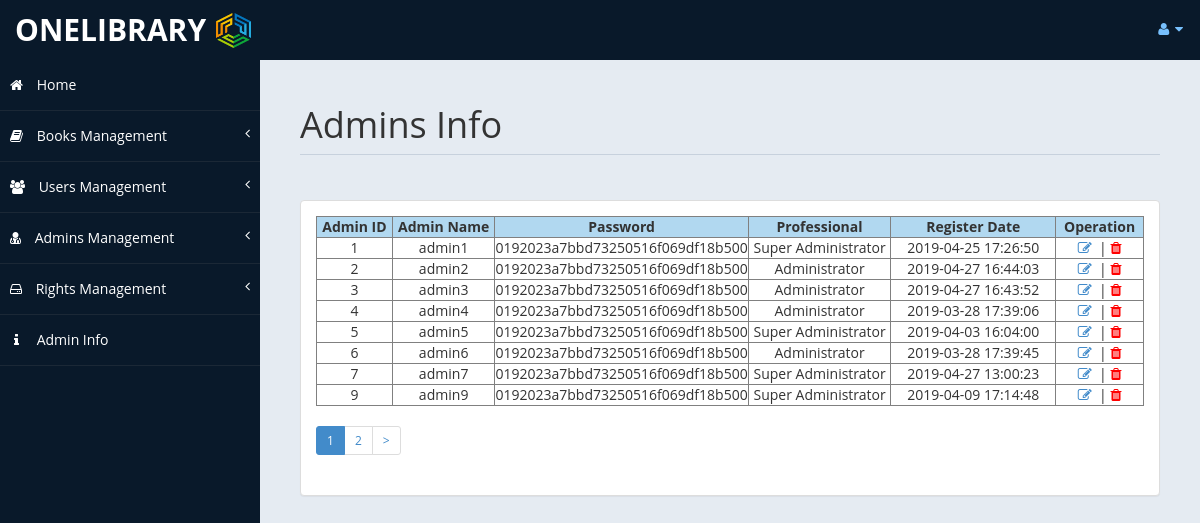
Screenshot of /AD/index.php/admin/show_admins with the database file from the repository.
### tables this page shows
CREATE TABLE `lib_admin` (
  `admin_id` int(10) NOT NULL AUTO_INCREMENT,
  `admin_name` varchar(50) NOT NULL,
  `admin_pwd` varchar(200) NOT NULL,
  `professional` varchar(50) NOT NULL,
  `last_login_date` timestamp NOT NULL DEFAULT CURRENT_TIMESTAMP ON UPDATE CURRENT_TIMESTAMP,
  PRIMARY KEY (`admin_id`) USING BTREE,
  KEY `admintype` (`professional`)
);

### AD/application/controllers/Admin.php (called while the page is built, shortened)
<?php
class Admin extends CI_Controller
{
    public function __construct()
    {
        $this->load->library('session');
        $this->load->helper('url');
        $this->load->model('Admin_model');
        $this->load->library('pagination');
        $this->load->library('form_validation');
    }
    public function show_admins(){
        $page_size = 8;
        $page = $this->uri->segment(4);
        if($page == Null){
            $page = 1;
        }
        $offset = ($page - 1) * $page_size;
        $pageall = $this->Admin_model->get_admin_all();
        $config['base_url'] = '/Admin/show_admins/page/';
        $config['total_rows'] = $pageall['total'];
        $config['per_page'] = $page_size;
        $config['use_page_numbers'] = true;
        $config['first_link'] = 'First';
        $config['last_link'] = 'Last';
        $data['admins'] = $this->Admin_model->admin_select_all($page_size,$offset);
        $this->pagination->initialize($config);
        $data['link'] = $this->pagination->create_links();
        $this->load->view('Admins/show_admins',$data);
    }
}

### AD/index.php (called while the page is built, shortened)
<?php
require_once BASEPATH.'core/CodeIgniter.php';

### AD/application/models/Admin_model.php (called while the page is built, shortened)
<?php if (! defined('BASEPATH')) exit('No direct script access allowed');
class Admin_model extends CI_Model {
	public function admin_select_all($limit, $offset){
		$query = $this->db->get(TBL_ADMIN, $limit, $offset);
		return $query->result_array();
	}
}

### AD/application/views/Admins/show_admins.php (the view, shortened to what this page needs)
<!DOCTYPE html>
<html xmlns="http://www.w3.org/1999/xhtml" xmlns="http://www.w3.org/1999/html">
<head>
    <link href="/common/css/show5.css" rel="stylesheet" />
    <link href="/common/css/font-awesome.css" rel="stylesheet" />
    <link href="/common/css/custom-styles5.css" rel="stylesheet" />
</head>
<body>
    <div id="wrapper">
        <nav class="navbar navbar-default top-navbar" role="navigation">
            <div class="navbar-header">
                <a class="navbar-brand" href="/Secure/home">ONELibrary<img src="/common/images/logo.png"></a>
            </div>
            <ul class="nav navbar-top-links navbar-right">
                <li class="dropdown">
                    <a class="dropdown-toggle" data-toggle="dropdown" href="#" aria-expanded="false">
                        <i class="fa fa-user fa-fw"></i> <i class="fa fa-caret-down"></i>
                    </a>
                </li>
            </ul>
        </nav>
        <nav class="navbar-default navbar-side" role="navigation">
            <div class="sidebar-collapse">
                <ul class="nav" id="main-menu">
                    <li>
                        <a href="/Secure/home"><i class="fa fa-home"></i> Home</a>
                    </li>
                    <li>
                        <a><i class="fa fa-book"></i> Books Management<span class="fa arrow"></span></a>
                    </li>
                    <li>
                        <a><i class="fa fa-group"></i> Users Management<span class="fa arrow"></span></a>
                    </li>
                    <li>
                        <a><i class="fa fa-user-md"></i> Admins Management<span class="fa arrow"></span></a>
                    </li>
                    <li>
                        <a><i class="fa fa-hdd-o"></i> Rights Management<span class="fa arrow"></span></a>
                    </li>
                    <li>
                        <a href="/Profile/admin_info"><i class="fa fa-info" style="margin-left: 4px;margin-right: 14px;"></i> Admin Info</a>
                    </li>
                </ul>
            </div>
        </nav>
        <div id="page-wrapper" >
            <div id="page-inner">
                <div class="row">
                    <div class="col-md-12">
                        <h1 class="page-header">Admins Info</h1>
                    </div>
                </div>
                <div class="panel panel-default">
                    <div class="panel-body">
                        <div class="table-responsive">
                            <table width="900" border="1" cellpadding="0" align="center">
                                <tr style="background-color: #7dbfe699;">
                                    <th width="80" scope="col" class="text-center">Admin ID</th>
                                    <th width="110" scope="col" class="text-center">Admin Name</th>
                                    <th width="210" scope="col" class="text-center">Password</th>
                                    <th width="150" scope="col" class="text-center">Professional</th>
                                    <th width="180" scope="col" class="text-center">Register Date</th>
                                    <th width="90" scope="col" class="text-center">Operation</th>
                                </tr>
                                <?php foreach($admins as $admin) { ?>
                                <tr>
                                    <td class="text-center"><?php echo $admin['admin_id'] ?></td>
                                    <td class="text-center"><?php echo $admin['admin_name'] ?></td>
                                    <td class="text-center"><?php echo $admin['admin_pwd'] ?></td>
                                    <td class="text-center"><?php echo $admin['professional']?></td>
                                    <td class="text-center"><?php echo $admin['last_login_date']?></td>
                                    <td class="text-center"><a class="editBtn" data-id="<?php echo $admin['admin_id'];?>" href="javascript:void (0);"><span id="edit" class="fa fa-edit"></span></a> &nbsp;|&nbsp;<a class="deleteBtn" data-id="<?php echo $admin['admin_id'];?>" href="javascript:void(0);"><span id="delete" class="fa fa-trash" style="color: #ff0000;"></span></a></td>
                                </tr>
                                <?php } ?>
                            </table>
                            <div>
                                <?php echo $link ?>
                            </div>
                        </div>
                    </div>
                </div>
            </div>
        </div>
</body>
</html>

### AD/common/css/custom-styles5.css (style rules this page uses)
body { font-family: 'Open Sans', sans-serif; }
#wrapper { width: 100%; background:#09192A; }
#page-wrapper { padding: 15px 15px; min-height: 600px; background:#E5EBF2; }
#page-inner { width:100%; margin:10px 20px 10px 0px; background-color:transparent; padding:10px; min-height:1200px; }
.text-center { text-align:center; }
h1, .h1, h2, .h2, h3, .h3 { margin-top: 7px; margin-bottom: -5px; }
.page-header { padding-bottom: 9px; margin: 10px 0 45px; border-bottom: 1px solid #C7D1DD; }
.top-navbar { margin:0px; }
.top-navbar .navbar-brand { color: #fff; width: 300px; text-align: left; height: 60px; font-size: 30px; font-weight: 700; text-transform: uppercase; line-height: 30px; }
img { width: 35px; height: 35px; margin-left: 10px; margin-top: -5px; }
.top-navbar .nav > li { position: relative; display: inline-block; }
.top-navbar .nav > li > a { position: relative; display: block; padding: 19px 15px; color: #77C0FD; }
.arrow { float: right; }
.fa.arrow:before { content: "\f104"; }
.sidebar-collapse , .sidebar-collapse .nav { background:none; }
.sidebar-collapse .nav { padding:0; }
.sidebar-collapse .nav > li > a { color:#fff; background:transparent; text-shadow:none; }
.sidebar-collapse > .nav > li > a { padding:15px 10px; }
.sidebar-collapse > .nav > li { border-bottom: 1px solid rgba(107, 108, 109, 0.19); }
.navbar-side { border:none; background-color: transparent; }
.top-navbar { background:#09192A; border-bottom:none; }
.top-navbar .nav > li > a > i { margin-right: 2px; }
.navbar-default { border:0px solid black; }
.navbar-header { background: #09192A; }
.nav > li > a > i { margin-right:10px; }
@media (min-width:768px) { #page-wrapper { margin: 0 0 0 260px; padding: 15px 30px; min-height: 1200px; } }
@media (min-width:768px) { .navbar-side { z-index: 1; position: absolute; width: 260px; } }
@media (min-width:768px) { .navbar { border-radius: 0px; } }

### rows the page displays
lib_admin: admin_id "1", admin_name "admin1", admin_pwd "0192023a7bbd73250516f069df18b500", professional "Super Administrator", last_login_date "2019-04-25 17:26:50"
lib_admin: admin_id "2", admin_name "admin2", admin_pwd "0192023a7bbd73250516f069df18b500", professional "Administrator", last_login_date "2019-04-27 16:44:03"
lib_admin: admin_id "3", admin_name "admin3", admin_pwd "0192023a7bbd73250516f069df18b500", professional "Administrator", last_login_date "2019-04-27 16:43:52"
lib_admin: admin_id "4", admin_name "admin4", admin_pwd "0192023a7bbd73250516f069df18b500", professional "Administrator", last_login_date "2019-03-28 17:39:06"
lib_admin: admin_id "5", admin_name "admin5", admin_pwd "0192023a7bbd73250516f069df18b500", professional "Super Administrator", last_login_date "2019-04-03 16:04:00"
lib_admin: admin_id "6", admin_name "admin6", admin_pwd "0192023a7bbd73250516f069df18b500", professional "Administrator", last_login_date "2019-03-28 17:39:45"
lib_admin: admin_id "7", admin_name "admin7", admin_pwd "0192023a7bbd73250516f069df18b500", professional "Super Administrator", last_login_date "2019-04-27 13:00:23"
lib_admin: admin_id "9", admin_name "admin9", admin_pwd "0192023a7bbd73250516f069df18b500", professional "Super Administrator", last_login_date "2019-04-09 17:14:48"

### other values shown
$this->next_link ">"
